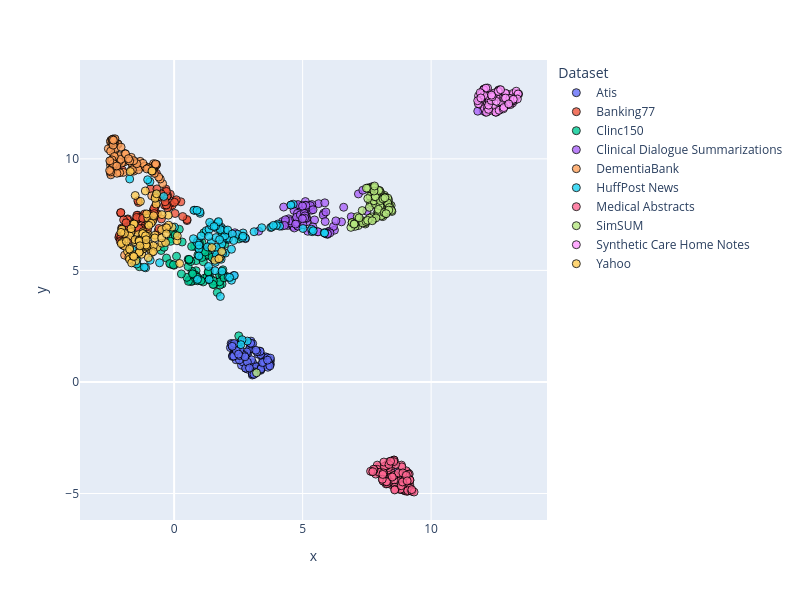

Source (notebook cell):
### Code cell
dimensionality_reduction_plots(file_paths="./outputsTest/*/mda_dim_scores.csv", file_name = 'TestMda')

### Figure 1 — Plotly figure (JSON) as saved in the notebook; plotly's stock layout.template omitted (floating-point values rounded to 4 significant figures)
{"data": [{"customdata": [["atis_199"], ["atis_12"], ["atis_115"], ["atis_276"], ["atis_188"], ["atis_137"], ["atis_177"], ["atis_106"], ["atis_100"], ["atis_267"], ["atis_112"], ["atis_126"], ["atis_120"], ["atis_239"], ["atis_101"], ["atis_153"], ["atis_13"], ["atis_101"], ["atis_136"], ["atis_212"], ["atis_230"], ["atis_112"], ["atis_122"], ["atis_156"], ["atis_232"], ["atis_3"], ["atis_171"], ["atis_187"], ["atis_151"], ["atis_10"], ["atis_154"], ["atis_425"], ["atis_185"], ["atis_25"], ["atis_148"], ["atis_134"], ["atis_188"], ["atis_193"], ["atis_129"], ["atis_109"], ["atis_180"], ["atis_275"], ["atis_124"], ["atis_10"], ["atis_210"], ["atis_118"], ["atis_206"], ["atis_138"], ["atis_15"], ["atis_227"], ["atis_13"], ["atis_218"], ["atis_20"], ["atis_150"], ["atis_110"], ["atis_164"], ["atis_116"], ["atis_152"], ["atis_132"], ["atis_144"], ["atis_128"], ["atis_117"], ["atis_217"], ["atis_17"], ["atis_168"], ["atis_15"], ["atis_10"], ["atis_100"], ["atis_130"], ["atis_111"], ["atis_150"], ["atis_544"], ["atis_145"], ["atis_108"], ["atis_270"], ["atis_209"], ["atis_118"], ["atis_117"], ["atis_304"], ["atis_128"], ["atis_101"], ["atis_210"], ["atis_204"], ["atis_157"], ["atis_11"], ["atis_268"], ["atis_116"], ["atis_148"], ["atis_112"], ["atis_198"], ["atis_125"], ["atis_0"], ["atis_128"], ["atis_129"], ["atis_199"], ["atis_105"], ["atis_257"], ["atis_108"], ["atis_153"], ["atis_11"]], "hovertemplate": "Dataset=Atis<br>x=%{x}<br>y=%{y}<br>doc_id=%{customdata[0]}<extra></extra>", "legendgroup": "Atis", "marker": {"color": "#636efa", "line": {"color": "black", "width": 1}, "opacity": 0.8, "size": 8, "symbol": "circle"}, "mode": "markers", "name": "Atis", "orientation": "v", "showlegend": true, "type": "scatter", "x": [3.036, 3.73, 3.111, 3.271, 2.276, 3.058, 3.442, 2.497, 2.218, 2.845, 3.479, 2.988, 2.969, 2.551, 3.448, 2.324, 2.41, 2.349, 2.377, 3.216, 2.356, 2.341, 3.307, 2.87, 3.457, 2.969, 2.491, 3.313, 3.581, 2.934, 2.286, 2.374, 3.011, 3.226, 3.56, 2.293, 2.19, 3.36, 2.793, 2.621, 2.806, 3.369, 2.327, 3.331, 2.401, 3.096, 2.274, 3.197, 2.825, 3.004, 2.685, 3.383, 3.057, 3.042, 2.539, 2.268, 2.865, 3.582, 2.782, 3.139, 2.978, 3.058, 2.622, 3.348, 2.326, 3.636, 2.469, 3.749, 3.395, 3.045, 3.2, 2.241, 3.224, 2.851, 2.933, 3.741, 2.556, 3.681, 2.733, 2.626, 3.494, 3.379, 2.535, 3.179, 3.744, 3.514, 3.683, 3.647, 3.727, 2.27, 3.441, 3.109, 2.341, 2.32, 2.567, 2.421, 2.755, 3.634, 2.505, 2.257], "xaxis": "x", "y": [0.7642, 0.8011, 0.5624, 1.245, 1.18, 0.8569, 1.112, 1.456, 1.725, 0.6863, 0.787, 1.83, 1.462, 1.247, 0.7316, 1.282, 0.992, 1.295, 1.691, 0.539, 1.414, 1.455, 0.6445, 1.285, 1.0, 1.599, 1.543, 0.7267, 1.08, 1.484, 1.164, 1.544, 0.9917, 0.5749, 1.125, 1.59, 1.54, 0.5195, 0.6106, 0.7478, 1.237, 1.224, 1.522, 1.381, 1.655, 0.587, 1.618, 0.6765, 1.345, 1.694, 0.8894, 0.5612, 1.716, 0.3118, 0.9911, 1.599, 0.5719, 0.9869, 0.6179, 0.4501, 1.736, 0.3682, 1.818, 1.369, 1.561, 1.086, 1.624, 0.9631, 0.657, 0.361, 0.4295, 1.678, 1.355, 0.8876, 0.6228, 0.7893, 1.41, 0.7535, 1.186, 1.258, 0.7778, 0.5841, 1.185, 1.423, 1.07, 0.8746, 0.8699, 0.6593, 0.7195, 1.144, 0.8652, 0.3385, 1.726, 1.158, 1.463, 1.398, 1.127, 0.9752, 1.244, 1.596], "yaxis": "y"}, {"customdata": [["atis_303"], ["atis_171"], ["atis_196"], ["atis_294"], ["atis_199"], ["atis_146"], ["atis_243"], ["atis_116"], ["atis_119"], ["atis_297"], ["atis_275"], ["atis_159"], ["atis_299"], ["atis_245"], ["atis_146"], ["atis_194"], ["atis_143"], ["atis_170"], ["atis_15"], ["atis_283"], ["atis_234"], ["atis_220"], ["atis_222"], ["atis_211"], ["atis_410"], ["atis_343"], ["atis_196"], ["atis_252"], ["atis_166"], ["atis_271"], ["atis_223"], ["atis_475"], ["atis_216"], ["atis_289"], ["atis_15"], ["atis_15"], ["atis_239"], ["atis_372"], ["atis_185"], ["atis_22"], ["atis_236"], ["atis_276"], ["atis_130"], ["atis_133"], ["atis_249"], ["atis_155"], ["atis_249"], ["atis_176"], ["atis_249"], ["atis_257"], ["atis_168"], ["atis_290"], ["atis_27"], ["atis_200"], ["atis_215"], ["atis_18"], ["atis_146"], ["atis_158"], ["atis_151"], ["atis_189"], ["atis_225"], ["atis_233"], ["atis_255"], ["atis_239"], ["atis_221"], ["atis_161"], ["atis_126"], ["atis_148"], ["atis_154"], ["atis_118"], ["atis_297"], ["atis_586"], ["atis_195"], ["atis_128"], ["atis_303"], ["atis_305"], ["atis_283"], ["atis_169"], ["atis_314"], ["atis_196"], ["atis_246"], ["atis_259"], ["atis_271"], ["atis_182"], ["atis_380"], ["atis_330"], ["atis_173"], ["atis_383"], ["atis_359"], ["atis_334"], ["atis_136"], ["atis_134"], ["atis_158"], ["atis_144"], ["atis_216"], ["atis_208"], ["atis_271"], ["atis_166"], ["atis_211"], ["atis_24"]], "hovertemplate": "Dataset=Banking77<br>x=%{x}<br>y=%{y}<br>doc_id=%{customdata[0]}<extra></extra>", "legendgroup": "Banking77", "marker": {"color": "#EF553B", "line": {"color": "black", "width": 1}, "opacity": 0.8, "size": 8, "symbol": "circle"}, "mode": "markers", "name": "Banking77", "orientation": "v", "showlegend": true, "type": "scatter", "x": [-0.1507, -1.275, -0.3252, -1.461, -0.8145, -0.9497, 0.05751, -0.2528, -0.3321, 0.5009, 0.5015, -1.32, -0.4444, 0.03462, -1.205, -1.135, -0.921, -0.7015, -1.488, -0.648, -2.013, -0.1629, -1.254, -0.2813, -2.085, -1.804, -1.826, -2.224, -1.149, -1.414, -0.3198, 0.2614, -1.974, -1.674, -0.2996, -1.991, -2.152, -0.7179, -2.11, -0.07561, -1.133, -2.128, -0.8269, -0.6876, -2.472, -0.306, -1.385, -1.061, -1.77, -0.5124, -0.1451, -1.776, -1.453, -2.042, -1.211, -1.692, -1.154, -1.91, -0.8135, -0.6247, -0.2318, -2.051, -1.412, 0.08341, -0.2574, -1.304, -0.9762, -1.0, -0.5914, -0.9849, -0.3726, -1.559, -0.9868, -1.966, -0.7617, -1.353, 0.3335, -0.7847, -1.149, -1.439, -1.314, 0.01346, -1.838, -1.457, -2.073, -0.6694, -1.031, -1.424, -0.7743, -1.224, -2.016, -1.366, -0.3037, -1.79, -0.3516, -0.4959, -0.3361, 0.7258, -1.871, -2.094], "xaxis": "x", "y": [8.415, 6.306, 8.239, 7.275, 7.669, 7.523, 8.115, 8.35, 8.528, 7.234, 7.281, 7.114, 8.258, 7.552, 6.854, 6.991, 8.654, 7.478, 7.239, 7.537, 9.495, 7.869, 6.89, 8.324, 7.575, 7.308, 7.275, 9.624, 6.826, 7.474, 8.645, 8.075, 6.895, 6.383, 8.54, 6.125, 6.482, 7.904, 6.444, 7.922, 7.477, 6.575, 7.26, 9.347, 9.35, 7.905, 8.042, 6.753, 6.881, 8.437, 8.01, 5.589, 7.468, 6.899, 7.414, 7.017, 6.62, 6.73, 7.317, 6.759, 6.857, 6.519, 8.119, 8.166, 7.807, 7.355, 7.305, 7.349, 6.884, 7.272, 7.926, 6.825, 7.445, 7.265, 7.727, 7.353, 7.415, 7.779, 7.531, 7.303, 7.365, 8.053, 6.718, 7.376, 7.594, 8.653, 6.848, 6.797, 7.548, 7.334, 6.851, 6.876, 7.93, 6.854, 8.077, 7.307, 6.923, 4.53, 7.134, 6.3], "yaxis": "y"}, {"customdata": [["atis_356"], ["atis_200"], ["atis_317"], ["atis_361"], ["atis_220"], ["atis_246"], ["atis_305"], ["atis_122"], ["atis_220"], ["atis_520"], ["atis_297"], ["atis_181"], ["atis_309"], ["atis_378"], ["atis_247"], ["atis_234"], ["atis_189"], ["atis_226"], ["atis_156"], ["atis_34"], ["atis_253"], ["atis_299"], ["atis_290"], ["atis_252"], ["atis_418"], ["atis_360"], ["atis_256"], ["atis_320"], ["atis_315"], ["atis_28"], ["atis_249"], ["atis_559"], ["atis_251"], ["atis_297"], ["atis_305"], ["atis_20"], ["atis_426"], ["atis_376"], ["atis_233"], ["atis_220"], ["atis_256"], ["atis_279"], ["atis_164"], ["atis_298"], ["atis_270"], ["atis_185"], ["atis_251"], ["atis_280"], ["atis_368"], ["atis_265"], ["atis_201"], ["atis_436"], ["atis_337"], ["atis_273"], ["atis_394"], ["atis_220"], ["atis_32"], ["atis_18"], ["atis_242"], ["atis_229"], ["atis_292"], ["atis_261"], ["atis_317"], ["atis_274"], ["atis_277"], ["atis_207"], ["atis_141"], ["atis_268"], ["atis_165"], ["atis_191"], ["atis_318"], ["atis_642"], ["atis_369"], ["atis_155"], ["atis_347"], ["atis_344"], ["atis_487"], ["atis_174"], ["atis_321"], ["atis_230"], ["atis_274"], ["atis_372"], ["atis_282"], ["atis_2"], ["atis_405"], ["atis_349"], ["atis_209"], ["atis_395"], ["atis_389"], ["atis_389"], ["atis_258"], ["atis_200"], ["atis_197"], ["atis_239"], ["atis_230"], ["atis_240"], ["atis_325"], ["atis_223"], ["atis_286"], ["atis_259"]], "hovertemplate": "Dataset=Clinc150<br>x=%{x}<br>y=%{y}<br>doc_id=%{customdata[0]}<extra></extra>", "legendgroup": "Clinc150", "marker": {"color": "#00cc96", "line": {"color": "black", "width": 1}, "opacity": 0.8, "size": 8, "symbol": "circle"}, "mode": "markers", "name": "Clinc150", "orientation": "v", "showlegend": true, "type": "scatter", "x": [1.367, 1.084, 0.5929, 1.31, 0.9809, 1.372, 1.23, 1.189, 0.857, 1.918, 1.801, 1.801, 0.7555, 1.272, 0.993, 1.864, 1.312, 0.9867, 0.7975, 1.153, 1.765, 1.378, 0.001379, 0.853, 0.5931, 0.6955, 1.374, 0.9652, 1.36, 0.8257, 1.135, 0.5462, 1.961, 0.09277, 0.6967, 1.168, 1.898, 1.766, 0.05412, 0.5429, 2.514, 0.2012, 1.692, 0.6449, 0.6614, -0.123, 1.783, 0.8113, 0.8958, -0.005429, -0.2971, 0.5563, 1.395, 0.9241, 1.968, -0.1273, 1.077, 1.901, 1.444, 1.536, 1.476, -0.1704, 1.546, 0.9791, 1.909, 0.7224, 1.103, 0.5786, 0.4966, -1.354, 0.9031, 1.807, 1.13, 0.8736, 1.765, -1.447, 1.527, 1.882, -0.06735, 1.341, 0.5809, -0.02658, 1.513, 1.879, 0.7176, 0.3118, -0.5071, 0.2815, 1.627, 1.679, -0.1366, 2.027, 0.03893, 1.325, 1.944, 1.043, -0.3919, 1.205, 0.6798, 2.525], "xaxis": "x", "y": [4.956, 6.245, 4.566, 5.898, 6.246, 4.795, 5.635, 4.655, 5.439, 4.715, 6.803, 4.685, 4.618, 4.7, 6.122, 4.391, 5.709, 5.892, 6.07, 6.685, 4.784, 4.619, 6.667, 4.986, 4.567, 4.957, 4.981, 4.556, 4.575, 4.648, 5.385, 5.493, 4.777, 5.634, 4.543, 5.914, 5.026, 5.963, 6.65, 5.17, 2.066, 6.843, 5.742, 5.398, 4.499, 6.421, 4.346, 4.802, 4.71, 5.231, 5.553, 4.509, 6.078, 5.688, 6.168, 5.276, 5.578, 4.732, 4.587, 5.516, 5.585, 5.307, 4.371, 5.956, 4.692, 4.818, 5.884, 5.464, 4.686, 5.165, 4.534, 6.004, 4.484, 4.697, 4.489, 5.482, 4.526, 4.804, 6.75, 4.925, 5.496, 5.254, 4.37, 6.65, 4.849, 6.273, 5.892, 4.842, 5.59, 4.012, 6.305, 6.41, 6.583, 4.935, 4.667, 4.539, 6.037, 5.823, 6.072, 6.411], "yaxis": "y"}, {"customdata": [["atis_36"], ["atis_223"], ["atis_421"], ["atis_394"], ["atis_24"], ["atis_385"], ["atis_316"], ["atis_187"], ["atis_313"], ["atis_547"], ["atis_337"], ["atis_227"], ["atis_324"], ["atis_463"], ["atis_361"], ["atis_294"], ["atis_206"], ["atis_28"], ["atis_239"], ["atis_39"], ["atis_261"], ["atis_313"], ["atis_457"], ["atis_360"], ["atis_453"], ["atis_398"], ["atis_430"], ["atis_324"], ["atis_357"], ["atis_335"], ["atis_269"], ["atis_562"], ["atis_26"], ["atis_409"], ["atis_32"], ["atis_241"], ["atis_488"], ["atis_407"], ["atis_447"], ["atis_235"], ["atis_292"], ["atis_303"], ["atis_252"], ["atis_347"], ["atis_386"], ["atis_325"], ["atis_311"], ["atis_437"], ["atis_417"], ["atis_356"], ["atis_210"], ["atis_455"], ["atis_404"], ["atis_336"], ["atis_396"], ["atis_239"], ["atis_42"], ["atis_379"], ["atis_38"], ["atis_317"], ["atis_338"], ["atis_304"], ["atis_454"], ["atis_300"], ["atis_304"], ["atis_254"], ["atis_237"], ["atis_345"], ["atis_188"], ["atis_246"], ["atis_389"], ["atis_645"], ["atis_407"], ["atis_21"], ["atis_355"], ["atis_367"], ["atis_488"], ["atis_318"], ["atis_334"], ["atis_276"], ["atis_427"], ["atis_412"], ["atis_302"], ["atis_27"], ["atis_441"], ["atis_397"], ["atis_276"], ["atis_468"], ["atis_430"], ["atis_398"], ["atis_310"], ["atis_213"], ["atis_224"], ["atis_381"], ["atis_237"], ["atis_288"], ["atis_338"], ["atis_326"], ["atis_300"], ["atis_337"]], "hovertemplate": "Dataset=Clinical Dialogue Summarizations<br>x=%{x}<br>y=%{y}<br>doc_id=%{customdata[0]}<extra></extra>", "legendgroup": "Clinical Dialogue Summarizations", "marker": {"color": "#ab63fa", "line": {"color": "black", "width": 1}, "opacity": 0.8, "size": 8, "symbol": "circle"}, "mode": "markers", "name": "Clinical Dialogue Summarizations", "orientation": "v", "showlegend": true, "type": "scatter", "x": [4.417, 4.623, 2.362, 4.676, 4.94, 4.758, 6.892, 5.163, 4.123, 4.218, 6.238, 5.048, 4.93, 4.457, 4.866, 5.822, 5.997, 6.04, 4.971, 5.27, 4.738, 5.622, 6.201, 5.293, 4.481, 5.029, 5.373, 4.557, 5.087, 5.2, 5.464, 5.333, 3.29, 2.317, 5.897, 6.512, 5.133, 5.862, 6.597, 12.12, 4.44, 5.107, 7.171, 5.8, 5.077, 2.776, 5.57, 6.294, 4.848, 4.941, 12.03, 5.066, 4.261, 5.108, 5.341, 4.815, 5.203, 4.936, 4.816, 5.904, 4.544, 5.4, 5.979, 5.359, 5.877, 4.665, 4.536, 4.515, 5.166, 4.732, 5.145, 4.328, 4.329, 4.195, 5.967, 5.213, 5.298, 5.606, 5.009, 4.798, 4.777, 7.696, 4.765, 5.124, 6.066, 4.91, 5.066, 5.092, 5.08, 4.822, 8.632, 4.996, 5.406, 4.295, 7.342, 5.968, 11.81, 4.726, 7.497, 4.993], "xaxis": "x", "y": [7.015, 6.964, 6.686, 6.901, 7.329, 7.915, 7.403, 7.317, 7.009, 7.189, 6.802, 7.757, 7.435, 7.312, 7.361, 7.563, 6.728, 6.762, 7.471, 7.912, 7.208, 7.992, 6.969, 7.89, 7.159, 7.764, 6.806, 7.93, 7.775, 6.755, 7.262, 7.8, 6.757, 4.766, 6.648, 7.177, 7.448, 8.028, 7.831, 12.1, 7.112, 8.086, 8.428, 7.481, 7.808, 6.424, 6.733, 7.22, 7.229, 7.904, 12.16, 7.722, 7.839, 7.918, 7.697, 7.001, 7.823, 7.673, 6.978, 7.619, 7.145, 6.949, 6.684, 7.952, 7.19, 7.687, 7.124, 7.221, 7.183, 7.31, 7.333, 7.177, 7.269, 6.986, 6.615, 7.87, 7.903, 6.73, 7.047, 7.555, 7.15, 8.747, 7.389, 7.912, 6.685, 7.489, 7.557, 7.445, 7.342, 7.951, -4.048, 7.883, 7.719, 7.016, 8.593, 6.64, 12.14, 7.076, 7.651, 7.317], "yaxis": "y"}, {"customdata": [["atis_405"], ["atis_232"], ["atis_424"], ["atis_402"], ["atis_364"], ["atis_416"], ["atis_365"], ["atis_288"], ["atis_316"], ["atis_553"], ["atis_403"], ["atis_380"], ["atis_329"], ["atis_488"], ["atis_364"], ["atis_386"], ["atis_284"], ["atis_280"], ["atis_392"], ["atis_428"], ["atis_447"], ["atis_441"], ["atis_474"], ["atis_510"], ["atis_467"], ["atis_512"], ["atis_44"], ["atis_338"], ["atis_537"], ["atis_405"], ["atis_325"], ["atis_57"], ["atis_298"], ["atis_455"], ["atis_424"], ["atis_473"], ["atis_514"], ["atis_448"], ["atis_46"], ["atis_280"], ["atis_420"], ["atis_316"], ["atis_352"], ["atis_479"], ["atis_397"], ["atis_391"], ["atis_456"], ["atis_525"], ["atis_554"], ["atis_383"], ["atis_32"], ["atis_513"], ["atis_407"], ["atis_348"], ["atis_428"], ["atis_244"], ["atis_490"], ["atis_41"], ["atis_525"], ["atis_523"], ["atis_351"], ["atis_334"], ["atis_464"], ["atis_421"], ["atis_320"], ["atis_278"], ["atis_386"], ["atis_351"], ["atis_228"], ["atis_289"], ["atis_563"], ["atis_646"], ["atis_451"], ["atis_381"], ["atis_368"], ["atis_400"], ["atis_526"], ["atis_360"], ["atis_401"], ["atis_478"], ["atis_469"], ["atis_422"], ["atis_353"], ["atis_279"], ["atis_467"], ["atis_503"], ["atis_285"], ["atis_469"], ["atis_465"], ["atis_494"], ["atis_516"], ["atis_264"], ["atis_243"], ["atis_392"], ["atis_250"], ["atis_325"], ["atis_454"], ["atis_403"], ["atis_34"], ["atis_388"]], "hovertemplate": "Dataset=DementiaBank<br>x=%{x}<br>y=%{y}<br>doc_id=%{customdata[0]}<extra></extra>", "legendgroup": "DementiaBank", "marker": {"color": "#FFA15A", "line": {"color": "black", "width": 1}, "opacity": 0.8, "size": 8, "symbol": "circle"}, "mode": "markers", "name": "DementiaBank", "orientation": "v", "showlegend": true, "type": "scatter", "x": [-0.8728, -0.9181, -2.18, -1.932, -2.389, -0.9167, -2.127, -2.476, -2.369, -1.979, -2.049, -0.4479, -2.331, -2.287, -1.488, -2.4, -2.373, -0.9294, -2.369, -2.042, -2.126, -0.7879, -2.455, -2.464, -1.628, -1.261, -1.323, -2.2, -2.356, -2.423, -1.571, -2.153, -2.42, -1.644, -1.914, -1.148, -1.397, -2.279, -2.119, -0.7597, -2.065, -1.663, -2.431, -2.466, -1.387, -2.461, -0.6877, -0.7991, -1.771, -2.427, -2.479, -2.076, -2.299, -0.7672, -1.715, -0.8164, -0.5397, -2.417, -1.929, -2.226, -2.56, -2.466, -0.6525, -1.141, -1.215, -0.7593, -2.472, -1.622, -2.31, -1.669, -2.47, -2.42, -2.36, -0.6023, -2.363, -0.6944, -0.7476, -1.89, -2.382, -2.328, -1.454, -2.412, -2.319, -1.574, -2.415, -2.374, -2.302, -1.004, -2.4, -2.371, -1.727, -1.063, -2.511, -2.362, -2.232, -0.7715, -2.503, -0.7184, -0.8407, -1.778], "xaxis": "x", "y": [8.345, 9.586, 10.66, 9.867, 10.63, 9.624, 9.401, 9.715, 10.76, 9.393, 9.856, 8.889, 9.548, 10.22, 9.849, 9.555, 9.805, 9.53, 9.475, 9.809, 10.14, 9.594, 9.509, 9.283, 9.74, 9.635, 9.888, 10.68, 10.2, 10.55, 9.449, 9.872, 10.63, 9.91, 10.24, 9.668, 9.65, 10.47, 9.38, 9.628, 10.53, 9.5, 10.73, 9.901, 9.514, 10.83, 9.738, 9.785, 9.92, 9.935, 10.77, 9.978, 10.79, 9.626, 9.968, 9.529, 9.097, 9.576, 5.682, 9.354, 10.45, 9.861, 8.279, 9.667, 9.799, 9.687, 10.34, 9.51, 9.766, 10.07, 9.416, 10.72, 10.75, 9.185, 10.82, 9.729, 9.72, 10.22, 10.89, 10.1, 9.781, 10.84, 10.86, 9.916, 9.952, 10.62, 10.9, 9.596, 10.87, 9.787, 9.901, 9.549, 9.475, 10.84, 9.677, 9.349, 9.913, 9.772, 9.453, 10.01], "yaxis": "y"}, {"customdata": [["atis_434"], ["atis_29"], ["atis_510"], ["atis_407"], ["atis_392"], ["atis_641"], ["atis_455"], ["atis_305"], ["atis_432"], ["atis_578"], ["atis_413"], ["atis_46"], ["atis_34"], ["atis_52"], ["atis_368"], ["atis_445"], ["atis_345"], ["atis_338"], ["atis_487"], ["atis_438"], ["atis_493"], ["atis_493"], ["atis_486"], ["atis_523"], ["atis_620"], ["atis_518"], ["atis_443"], ["atis_541"], ["atis_612"], ["atis_460"], ["atis_392"], ["atis_587"], ["atis_307"], ["atis_482"], ["atis_466"], ["atis_504"], ["atis_54"], ["atis_478"], ["atis_481"], ["atis_338"], ["atis_443"], ["atis_323"], ["atis_388"], ["atis_533"], ["atis_505"], ["atis_543"], ["atis_50"], ["atis_547"], ["atis_577"], ["atis_405"], ["atis_356"], ["atis_538"], ["atis_408"], ["atis_392"], ["atis_490"], ["atis_374"], ["atis_543"], ["atis_422"], ["atis_577"], ["atis_529"], ["atis_410"], ["atis_424"], ["atis_470"], ["atis_471"], ["atis_382"], ["atis_335"], ["atis_458"], ["atis_410"], ["atis_258"], ["atis_293"], ["atis_567"], ["atis_692"], ["atis_475"], ["atis_384"], ["atis_375"], ["atis_607"], ["atis_538"], ["atis_399"], ["atis_48"], ["atis_546"], ["atis_495"], ["atis_462"], ["atis_507"], ["atis_425"], ["atis_552"], ["atis_524"], ["atis_360"], ["atis_545"], ["atis_472"], ["atis_511"], ["atis_602"], ["atis_294"], ["atis_369"], ["atis_469"], ["atis_327"], ["atis_389"], ["atis_476"], ["atis_443"], ["atis_350"], ["atis_391"]], "hovertemplate": "Dataset=HuffPost News<br>x=%{x}<br>y=%{y}<br>doc_id=%{customdata[0]}<extra></extra>", "legendgroup": "HuffPost News", "marker": {"color": "#19d3f3", "line": {"color": "black", "width": 1}, "opacity": 0.8, "size": 8, "symbol": "circle"}, "mode": "markers", "name": "HuffPost News", "orientation": "v", "showlegend": true, "type": "scatter", "x": [4.632, 1.814, 4.541, 1.829, 2.171, 2.101, 1.362, 5.369, 5.349, 1.447, 1.25, 1.294, 3.755, 3.798, 2.847, 2.682, 2.656, -1.109, 4.039, 1.571, 0.9132, 5.841, 5.855, 1.774, 2.01, 2.099, 1.708, 0.01166, 1.012, 0.802, 0.8924, 2.121, -0.5662, 5.014, -1.542, 0.7501, 1.628, 1.897, 1.993, 1.972, 1.36, 1.606, -0.6934, -1.457, 0.9652, 1.453, 0.9099, 1.77, -0.4038, 4.104, -0.9321, -0.943, 2.232, 1.651, -1.73, 1.798, 2.343, 0.9643, 3.11, 3.978, 2.645, 1.969, 2.771, 1.59, -1.623, 1.794, 2.231, -1.03, 2.472, 0.7687, 1.613, 1.337, 1.856, 5.413, 1.862, 3.409, -1.162, 0.9637, 2.156, 1.726, 1.828, 1.051, 2.085, 2.652, 1.002, 2.264, 0.8893, 1.383, 1.769, 3.863, 2.681, 2.32, 8.562, 2.598, 1.661, 1.637, 1.553, 1.346, 1.888, 1.645], "xaxis": "x", "y": [7.968, 6.005, 7.927, 6.938, 4.671, 6.385, 4.592, 6.733, 6.845, 6.271, 6.781, 6.052, 6.92, 6.943, 1.832, 6.678, 6.508, 5.117, 7.079, 5.925, 6.315, 6.69, 6.674, 5.624, 6.421, 4.706, 7.148, 6.945, 7.558, 7.697, 6.238, 6.448, 5.341, 6.878, 5.335, 6.42, 6.471, 6.448, 5.773, 6.55, 6.839, 5.364, 8.394, 5.287, 5.964, 7.01, 4.595, 6.917, 8.314, 6.983, 5.455, 8.972, 4.56, 6.885, 9.098, 3.831, 4.772, 6.134, 6.734, 7.016, 1.892, 6.816, 6.451, 4.986, 5.921, 6.83, 5.948, 9.064, 6.62, 7.693, 6.981, 5.176, 6.182, 6.779, 4.966, 6.914, 5.143, 5.65, 4.686, 7.186, 5.499, 6.547, 6.81, 6.46, 7.628, 6.633, 7.693, 7.153, 6.381, 7.016, 6.534, 6.34, -4.136, 1.673, 5.554, 6.035, 6.966, 6.525, 5.77, 5.701], "yaxis": "y"}, {"customdata": [["atis_436"], ["atis_387"], ["atis_524"], ["atis_469"], ["atis_441"], ["atis_643"], ["atis_493"], ["atis_372"], ["atis_446"], ["atis_636"], ["atis_514"], ["atis_614"], ["atis_364"], ["atis_582"], ["atis_459"], ["atis_454"], ["atis_622"], ["atis_382"], ["atis_488"], ["atis_487"], ["atis_609"], ["atis_524"], ["atis_539"], ["atis_647"], ["atis_655"], ["atis_605"], ["atis_455"], ["atis_58"], ["atis_658"], ["atis_521"], ["atis_422"], ["atis_599"], ["atis_426"], ["atis_531"], ["atis_470"], ["atis_545"], ["atis_597"], ["atis_498"], ["atis_535"], ["atis_396"], ["atis_502"], ["atis_389"], ["atis_475"], ["atis_580"], ["atis_52"], ["atis_593"], ["atis_656"], ["atis_574"], ["atis_630"], ["atis_439"], ["atis_415"], ["atis_660"], ["atis_479"], ["atis_537"], ["atis_512"], ["atis_379"], ["atis_618"], ["atis_482"], ["atis_673"], ["atis_573"], ["atis_426"], ["atis_483"], ["atis_479"], ["atis_530"], ["atis_413"], ["atis_40"], ["atis_586"], ["atis_551"], ["atis_356"], ["atis_378"], ["atis_586"], ["atis_694"], ["atis_483"], ["atis_568"], ["atis_395"], ["atis_621"], ["atis_57"], ["atis_536"], ["atis_558"], ["atis_599"], ["atis_521"], ["atis_478"], ["atis_595"], ["atis_540"], ["atis_6"], ["atis_531"], ["atis_385"], ["atis_581"], ["atis_603"], ["atis_517"], ["atis_614"], ["atis_384"], ["atis_48"], ["atis_495"], ["atis_410"], ["atis_489"], ["atis_522"], ["atis_491"], ["atis_527"], ["atis_439"]], "hovertemplate": "Dataset=Medical Abstracts<br>x=%{x}<br>y=%{y}<br>doc_id=%{customdata[0]}<extra></extra>", "legendgroup": "Medical Abstracts", "marker": {"color": "#FF6692", "line": {"color": "black", "width": 1}, "opacity": 0.8, "size": 8, "symbol": "circle"}, "mode": "markers", "name": "Medical Abstracts", "orientation": "v", "showlegend": true, "type": "scatter", "x": [7.969, 8.272, 9.006, 7.905, 9.089, 9.16, 7.911, 8.25, 8.815, 8.173, 8.12, 8.36, 8.835, 9.171, 8.351, 8.023, 9.075, 8.128, 8.789, 8.946, 8.978, 8.463, 7.975, 9.141, 9.06, 9.209, 8.284, 9.028, 8.347, 8.421, 8.734, 8.975, 9.148, 8.45, 9.01, 8.342, 7.711, 8.251, 7.848, 8.043, 8.803, 8.523, 8.44, 7.982, 9.174, 8.911, 8.527, 8.288, 9.064, 8.159, 8.232, 7.755, 8.457, 7.782, 9.107, 8.56, 8.947, 8.524, 8.913, 8.373, 8.796, 8.531, 8.989, 8.285, 8.593, 7.76, 9.179, 8.599, 8.263, 8.181, 8.581, 8.562, 8.563, 8.845, 9.177, 8.485, 8.861, 8.836, 8.727, 8.139, 8.9, 8.099, 9.265, 8.619, 8.886, 9.09, 9.247, 9.336, 8.553, 9.036, 8.119, 8.49, 9.247, 8.161, 7.644, 8.548, 9.068, 7.732, 8.362, 8.423], "xaxis": "x", "y": [-3.804, -4.02, -4.587, -3.729, -4.062, -4.788, -3.919, -4.572, -4.473, -4.463, -4.366, -3.719, -4.334, -4.623, -4.15, -4.083, -4.82, -4.443, -4.816, -4.292, -4.833, -4.606, -4.092, -4.361, -4.73, -4.823, -3.719, -3.984, -4.519, -3.981, -4.757, -4.877, -4.125, -3.766, -4.21, -3.838, -4.028, -3.747, -4.132, -4.047, -4.129, -4.205, -4.26, -4.049, -4.414, -4.836, -3.53, -4.56, -4.905, -4.124, -3.783, -3.982, -3.558, -3.936, -4.143, -4.396, -4.855, -3.628, -4.8, -3.575, -4.81, -3.542, -4.205, -4.476, -4.718, -3.911, -4.765, -4.81, -4.471, -3.787, -4.841, -3.506, -4.192, -3.727, -4.393, -3.575, -3.807, -4.653, -4.077, -4.073, -4.08, -4.362, -4.885, -3.698, -4.483, -4.875, -4.9, -4.933, -3.5, -4.185, -4.146, -4.262, -4.828, -3.591, -4.005, -3.572, -4.437, -4.023, -3.702, -3.553], "yaxis": "y"}, {"customdata": [["atis_533"], ["atis_406"], ["atis_539"], ["atis_536"], ["atis_468"], ["atis_662"], ["atis_503"], ["atis_584"], ["atis_495"], ["atis_651"], ["atis_615"], ["atis_629"], ["atis_5"], ["atis_698"], ["atis_66"], ["atis_497"], ["atis_624"], ["atis_482"], ["atis_514"], ["atis_6"], ["atis_610"], ["atis_592"], ["atis_557"], ["atis_692"], ["atis_716"], ["atis_698"], ["atis_575"], ["atis_6"], ["atis_714"], ["atis_593"], ["atis_502"], ["atis_643"], ["atis_501"], ["atis_59"], ["atis_575"], ["atis_637"], ["atis_600"], ["atis_523"], ["atis_628"], ["atis_432"], ["atis_572"], ["atis_470"], ["atis_481"], ["atis_590"], ["atis_579"], ["atis_680"], ["atis_691"], ["atis_616"], ["atis_64"], ["atis_494"], ["atis_503"], ["atis_663"], ["atis_512"], ["atis_561"], ["atis_538"], ["atis_402"], ["atis_688"], ["atis_510"], ["atis_680"], ["atis_603"], ["atis_496"], ["atis_612"], ["atis_55"], ["atis_570"], ["atis_533"], ["atis_518"], ["atis_587"], ["atis_65"], ["atis_436"], ["atis_52"], ["atis_588"], ["atis_701"], ["atis_554"], ["atis_581"], ["atis_527"], ["atis_648"], ["atis_624"], ["atis_575"], ["atis_588"], ["atis_612"], ["atis_685"], ["atis_64"], ["atis_656"], ["atis_564"], ["atis_613"], ["atis_617"], ["atis_622"], ["atis_675"], ["atis_610"], ["atis_617"], ["atis_624"], ["atis_385"], ["atis_634"], ["atis_611"], ["atis_626"], ["atis_527"], ["atis_523"], ["atis_558"], ["atis_645"], ["atis_50"]], "hovertemplate": "Dataset=SimSUM<br>x=%{x}<br>y=%{y}<br>doc_id=%{customdata[0]}<extra></extra>", "legendgroup": "SimSUM", "marker": {"color": "#B6E880", "line": {"color": "black", "width": 1}, "opacity": 0.8, "size": 8, "symbol": "circle"}, "mode": "markers", "name": "SimSUM", "orientation": "v", "showlegend": true, "type": "scatter", "x": [7.197, 8.211, 7.424, 8.124, 7.695, 7.751, 8.43, 8.179, 7.163, 7.777, 7.148, 7.878, 8.182, 7.63, 8.118, 7.023, 7.915, 8.28, 8.379, 7.684, 7.753, 8.342, 7.635, 8.099, 8.167, 8.144, 8.09, 7.189, 7.147, 7.44, 8.134, 7.733, 7.825, 8.444, 7.709, 7.954, 8.03, 7.597, 8.381, 7.436, 8.223, 8.288, 8.01, 7.58, 8.011, 7.627, 7.144, 7.796, 7.775, 7.991, 8.338, 7.727, 8.054, 7.32, 7.942, 8.261, 7.793, 7.853, 8.312, 7.887, 7.796, 8.319, 7.6, 7.831, 8.474, 8.008, 7.528, 6.932, 7.947, 7.043, 7.771, 8.313, 6.878, 7.839, 7.372, 8.025, 6.923, 8.13, 8.375, 7.022, 7.339, 8.459, 7.825, 3.206, 7.958, 7.125, 7.2, 8.178, 7.469, 8.354, 7.557, 7.779, 7.536, 7.798, 7.528, 7.482, 7.706, 8.248, 7.003, 8.199], "xaxis": "x", "y": [7.243, 8.282, 7.197, 8.267, 7.399, 7.29, 7.732, 7.498, 7.009, 7.939, 7.258, 8.201, 8.366, 8.038, 7.411, 7.064, 7.6, 7.9, 7.963, 8.048, 8.268, 8.162, 8.651, 7.588, 8.293, 8.248, 7.483, 7.29, 7.193, 7.081, 7.837, 8.495, 8.266, 7.909, 8.625, 7.541, 8.481, 7.825, 7.888, 7.138, 8.267, 7.997, 8.541, 8.7, 7.625, 8.322, 7.237, 8.479, 8.699, 8.581, 7.775, 8.722, 7.441, 7.681, 7.636, 8.149, 8.679, 7.355, 8.242, 8.343, 8.714, 7.643, 7.344, 7.979, 7.641, 7.898, 8.685, 7.15, 7.737, 6.974, 8.123, 8.02, 6.93, 8.293, 7.21, 8.128, 7.142, 8.204, 7.818, 7.096, 7.128, 7.687, 8.306, 0.4102, 8.582, 7.409, 7.356, 7.596, 7.192, 7.703, 8.668, 8.558, 8.22, 8.783, 7.244, 8.686, 7.226, 7.542, 7.073, 8.254], "yaxis": "y"}, {"customdata": [["atis_536"], ["atis_43"], ["atis_570"], ["atis_660"], ["atis_662"], ["atis_712"], ["atis_504"], ["atis_672"], ["atis_510"], ["atis_83"], ["atis_73"], ["atis_64"], ["atis_536"], ["atis_78"], ["atis_693"], ["atis_5"], ["atis_675"], ["atis_705"], ["atis_663"], ["atis_685"], ["atis_650"], ["atis_604"], ["atis_558"], ["atis_7"], ["atis_9"], ["atis_78"], ["atis_673"], ["atis_668"], ["atis_717"], ["atis_602"], ["atis_592"], ["atis_677"], ["atis_562"], ["atis_66"], ["atis_636"], ["atis_655"], ["atis_619"], ["atis_638"], ["atis_638"], ["atis_433"], ["atis_591"], ["atis_699"], ["atis_519"], ["atis_602"], ["atis_647"], ["atis_708"], ["atis_90"], ["atis_655"], ["atis_69"], ["atis_623"], ["atis_657"], ["atis_688"], ["atis_519"], ["atis_619"], ["atis_565"], ["atis_461"], ["atis_711"], ["atis_553"], ["atis_685"], ["atis_61"], ["atis_555"], ["atis_638"], ["atis_560"], ["atis_618"], ["atis_697"], ["atis_537"], ["atis_606"], ["atis_696"], ["atis_685"], ["atis_529"], ["atis_66"], ["atis_71"], ["atis_594"], ["atis_601"], ["atis_569"], ["atis_660"], ["atis_77"], ["atis_58"], ["atis_713"], ["atis_666"], ["atis_687"], ["atis_695"], ["atis_67"], ["atis_642"], ["atis_648"], ["atis_646"], ["atis_706"], ["atis_70"], ["atis_640"], ["atis_712"], ["atis_706"], ["atis_604"], ["atis_649"], ["atis_629"], ["atis_662"], ["atis_622"], ["atis_556"], ["atis_616"], ["atis_663"], ["atis_530"]], "hovertemplate": "Dataset=Synthetic Care Home Notes <br>x=%{x}<br>y=%{y}<br>doc_id=%{customdata[0]}<extra></extra>", "legendgroup": "Synthetic Care Home Notes ", "marker": {"color": "#FF97FF", "line": {"color": "black", "width": 1}, "opacity": 0.8, "size": 8, "symbol": "circle"}, "mode": "markers", "name": "Synthetic Care Home Notes ", "orientation": "v", "showlegend": true, "type": "scatter", "x": [11.96, 12.63, 11.93, 11.87, 12.88, 11.96, 12.51, 12.66, 12.52, 12.61, 12.11, 13.12, 12.55, 12.54, 13.27, 11.87, 13.16, 13.26, 12.6, 11.89, 11.92, 12.88, 12.51, 13.2, 13.3, 12.91, 11.84, 13.36, 12.64, 11.88, 12.98, 13.31, 12.08, 12.06, 12.04, 12.45, 12.46, 12.95, 12.03, 13.09, 12.68, 12.51, 12.44, 12.89, 12.25, 12.31, 12.08, 13.17, 12.0, 12.26, 12.73, 12.52, 12.19, 12.62, 11.98, 12.51, 12.26, 12.2, 12.48, 13.09, 13.28, 13.18, 13.22, 12.85, 12.15, 13.31, 12.65, 12.23, 13.2, 11.95, 12.23, 12.34, 13.27, 12.63, 12.16, 12.05, 12.54, 12.13, 13.07, 13.24, 12.6, 12.38, 11.84, 11.97, 11.81, 13.41, 12.81, 12.35, 13.25, 12.05, 11.91, 12.83, 11.94, 12.7, 13.31, 13.39, 13.36, 13.2, 12.9, 13.02], "xaxis": "x", "y": [12.5, 13.09, 12.8, 12.47, 12.41, 12.93, 12.11, 12.21, 12.13, 13.02, 13.02, 12.6, 12.1, 12.16, 12.71, 12.64, 12.64, 12.84, 12.18, 12.45, 12.61, 12.59, 12.8, 12.77, 12.92, 12.81, 12.47, 12.86, 12.98, 12.69, 12.43, 12.81, 12.85, 13.13, 13.09, 12.82, 12.83, 12.91, 12.79, 12.43, 13.09, 12.11, 12.27, 12.94, 12.61, 12.93, 12.25, 12.51, 12.91, 12.15, 12.54, 12.09, 12.29, 12.77, 12.87, 12.81, 12.65, 13.18, 12.96, 12.52, 12.75, 12.6, 12.89, 12.71, 12.09, 12.82, 12.18, 12.22, 12.94, 12.69, 12.41, 12.62, 12.77, 13.02, 12.82, 13.1, 12.58, 13.17, 12.71, 12.62, 13.02, 12.78, 12.82, 12.92, 12.61, 12.9, 12.24, 12.86, 12.67, 12.85, 12.97, 12.3, 12.73, 13.1, 13.03, 12.91, 12.68, 12.67, 12.73, 12.46], "yaxis": "y"}, {"customdata": [["atis_697"], ["atis_605"], ["atis_662"], ["atis_72"], ["atis_77"], ["atis_715"], ["atis_543"], ["atis_74"], ["atis_569"], ["atis_93"], ["atis_89"], ["atis_651"], ["atis_580"], ["atis_93"], ["atis_698"], ["atis_567"], ["atis_695"], ["atis_74"], ["atis_701"], ["atis_7"], ["atis_699"], ["atis_697"], ["atis_660"], ["atis_721"], ["atis_97"], ["atis_94"], ["atis_79"], ["atis_688"], ["atis_81"], ["atis_715"], ["atis_90"], ["atis_716"], ["atis_62"], ["atis_84"], ["atis_681"], ["atis_686"], ["atis_676"], ["atis_66"], ["atis_72"], ["atis_599"], ["atis_635"], ["atis_80"], ["atis_525"], ["atis_98"], ["atis_713"], ["atis_78"], ["atis_99"], ["atis_9"], ["atis_719"], ["atis_82"], ["atis_663"], ["atis_94"], ["atis_603"], ["atis_91"], ["atis_651"], ["atis_620"], ["atis_714"], ["atis_655"], ["atis_703"], ["atis_7"], ["atis_642"], ["atis_89"], ["atis_630"], ["atis_82"], ["atis_7"], ["atis_648"], ["atis_703"], ["atis_700"], ["atis_710"], ["atis_63"], ["atis_666"], ["atis_715"], ["atis_695"], ["atis_704"], ["atis_594"], ["atis_97"], ["atis_85"], ["atis_85"], ["atis_87"], ["atis_73"], ["atis_7"], ["atis_9"], ["atis_97"], ["atis_679"], ["atis_77"], ["atis_719"], ["atis_719"], ["atis_84"], ["atis_684"], ["atis_719"], ["atis_99"], ["atis_700"], ["atis_654"], ["atis_68"], ["atis_94"], ["atis_96"], ["atis_620"], ["atis_681"], ["atis_714"], ["atis_637"]], "hovertemplate": "Dataset=Yahoo<br>x=%{x}<br>y=%{y}<br>doc_id=%{customdata[0]}<extra></extra>", "legendgroup": "Yahoo", "marker": {"color": "#FECB52", "line": {"color": "black", "width": 1}, "opacity": 0.8, "size": 8, "symbol": "circle"}, "mode": "markers", "name": "Yahoo", "orientation": "v", "showlegend": true, "type": "scatter", "x": [-1.955, -0.9919, -1.682, -1.719, -0.8736, 1.469, -1.501, -1.007, -1.263, -1.29, -0.6569, -1.727, -1.139, -1.815, -0.7399, -0.07929, -1.011, -2.02, -1.924, -1.207, -0.2173, -1.212, -0.7007, -1.509, -0.4864, -0.8644, 0.2133, -1.732, -1.757, -1.014, -1.488, -1.393, -1.58, -1.735, -0.8064, -1.313, -1.223, -1.087, -1.388, -1.556, -1.055, -0.4787, -1.006, -0.3329, -1.999, -1.523, -1.655, -0.2974, -1.285, -2.034, -1.931, -0.2276, 0.1104, -1.237, -1.201, -2.068, -1.334, -0.7273, -0.7517, -1.674, -1.706, -1.021, -0.4728, -1.207, 1.786, 1.852, -0.4878, -1.107, -0.7394, -1.226, -1.206, -2.038, -0.3015, -0.8122, -1.068, -2.059, -1.175, 0.1228, -1.347, -0.8475, -0.6836, -1.058, -0.902, -1.113, -1.361, -1.362, 1.584, -1.515, -1.733, -0.7993, -1.362, -1.122, -1.094, -0.9842, -1.33, -1.602, -1.568, 1.74, -1.091, -1.859], "xaxis": "x", "y": [6.314, 6.174, 6.704, 5.545, 5.804, 6.024, 5.714, 5.987, 5.725, 6.032, 6.041, 6.003, 5.999, 5.854, 6.579, 6.937, 7.073, 6.803, 6.093, 5.96, 7.027, 6.732, 7.971, 6.286, 6.83, 9.454, 5.311, 6.547, 5.597, 6.607, 5.427, 6.604, 7.081, 5.494, 6.105, 8.093, 6.254, 6.118, 6.359, 7.081, 6.54, 6.222, 5.571, 6.247, 6.731, 6.378, 5.336, 6.911, 6.177, 6.849, 6.66, 7.474, 6.327, 6.362, 6.636, 6.705, 6.387, 8.302, 6.454, 6.873, 9.433, 7.345, 7.5, 6.642, 5.56, 5.845, 6.458, 6.063, 8.235, 6.653, 6.205, 6.252, 6.638, 5.844, 7.534, 6.198, 6.171, 6.55, 5.831, 7.192, 8.436, 6.086, 7.109, 6.552, 6.351, 6.306, 5.452, 8.358, 5.949, 7.452, 5.804, 8.562, 6.14, 7.018, 6.102, 5.651, 5.623, 5.523, 6.375, 6.301], "yaxis": "y"}], "layout": {"height": 600, "legend": {"title": {"text": "Dataset"}, "tracegroupgap": 0}, "margin": {"t": 60}, "width": 800, "xaxis": {"anchor": "y", "domain": [0, 1], "title": {"text": "x"}}, "yaxis": {"anchor": "x", "domain": [0, 1], "title": {"text": "y"}}}}
